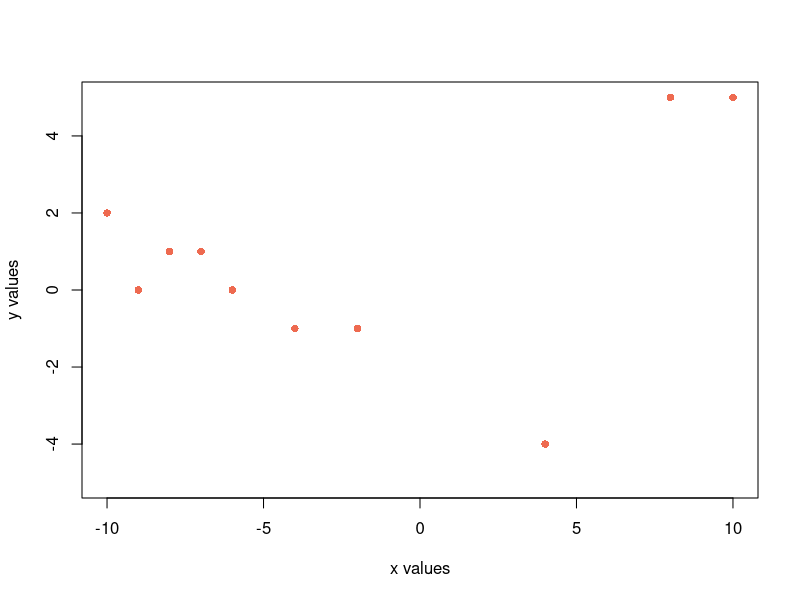
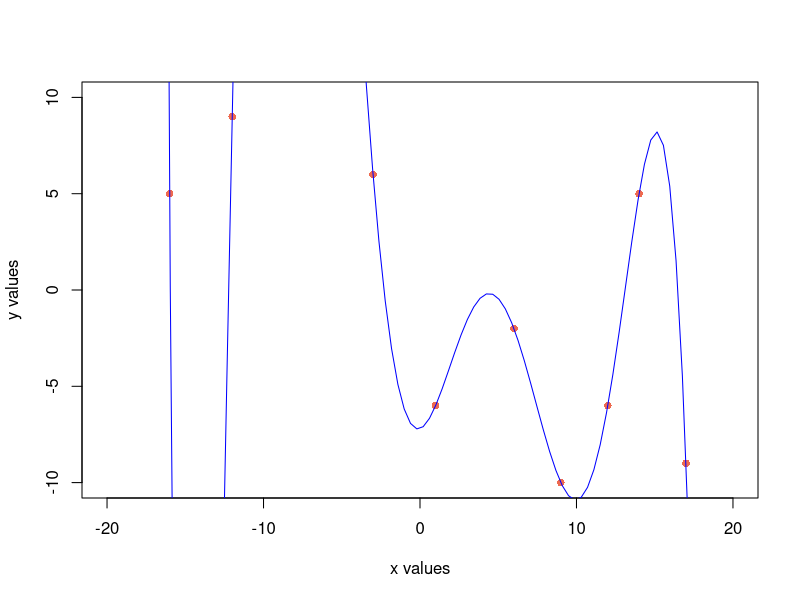
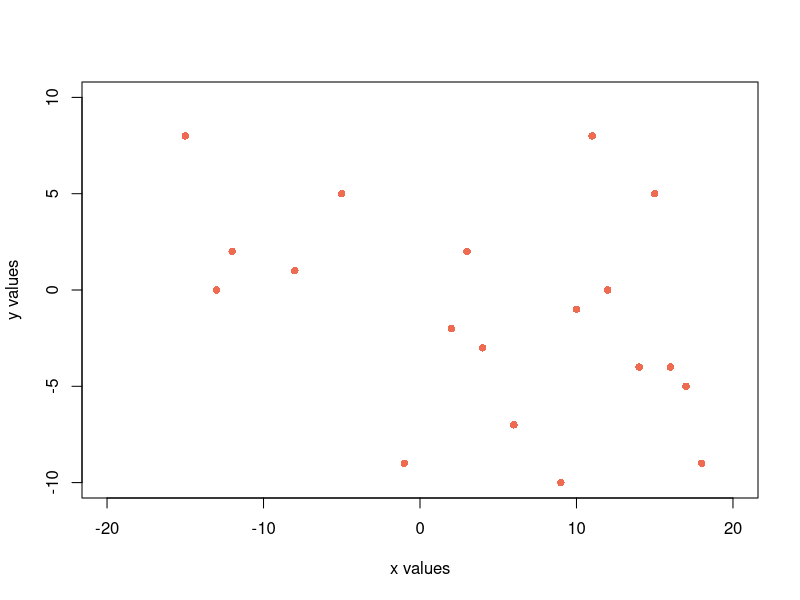

The R source for these figures, in order: (Note: this script raises an error after producing the figures.)
# 1 - fonction permettant de créer un nuage de points Delta
create_delta <- function(n, a, b, c, d) {
    x_points = sort(sample(a:b, n, replace=F), decreasing=F)
    y_points = sample(c:d, n, replace=T)
    
    plot(x = 1,
         type = "n",
         xlim = c(a, b),
         ylim = c(c, d),
         pch = 16,
         xlab = "x values",
         ylab = "y values"
    )
    
    points(x=x_points, y=y_points, pch=16, col="coral2")
    
    x_y_list = list(x_points = x_points, y_points = y_points)
    
    return(x_y_list)
  }

create_delta(10, -10, 10, -5, 5)

# 2 - Fonction permettant de tracer une courbe passant par un nuage de points en utilisant la matrice de vandermonde
create_plots_vandermonde <- function(n, a, b, c, d) {

  xy_points = create_delta(n, a, b, c, d)
  x_points = xy_points$x_points
  y_points = xy_points$y_points
  
  V = matrix(rep(x_points, each = n)^(seq_len(n)-1), nrow = n, byrow=T)
  print(V)
  
  system_solve = solve(V)%*%y_points
  print(system_solve)
  
  polynomial <- function(x) {
    sum(system_solve * x^(seq_len(n)-1))
  }
  
  x_poly = seq(a, b, length.out = 100)
  y_poly = sapply(x_poly, polynomial)
  
  lines(x_poly, y_poly, col = "blue")
  
  cat("\nPolynôme de Vandermonde :\n")
  cat(sprintf("P(x) = %.4f", system_solve[n]))
  for (i in (n-1):1) {
    if (system_solve[i] >= 0) {
      cat(sprintf(" + %.4f*x^%d", abs(system_solve[i]), i))
    } else {
      cat(sprintf(" - %.4f*x^%d", abs(system_solve[i]), i))
    }
  }
  cat("\n")

}

create_plots_vandermonde(9, -20,20,-10,10)
create_plots_vandermonde(19, -20,20,-10,10)
create_plots_vandermonde(29, -20,20,-10,10)
# jouer avec la valeur de n, plus n est grand, plus c'est dur de trouver une solution

# 3/4 - Fonction permettant de tracer une courbe passant par tous les points du nuage delta grâce à la matrice de Newton et ses différences divisées
create_plots_newton <- function(n, a, b, c, d) {
  
  xy_points = create_delta(n, a, b, c, d)
  x_points = xy_points$x_points
  y_points = xy_points$y_points
  
  divided_differences <- function(x, y) {
    n = length(x)
    coef = matrix(0, n, n)
    coef[,1] = y
    
    for (j in 2:n) {
      for (i in 1:(n-j+1)) {
        coef[i,j] = (coef[i+1,j-1] - coef[i,j-1]) / (x[i+j-1] - x[i])
      }
    }
    return(coef)
  }
  
  newton_matrix = divided_differences(x_points, y_points)
  print("matrice de newton")
  print(newton_matrix)
  newton_coef = newton_matrix[1,]
  print("coefficients de newton")
  print(newton_coef)
  
  newton_polynomial <- function(x, x_points, newton_coef) {
    n = length(newton_coef)
    p = newton_coef[n]
    for (k in (n-1):1) {
      p = newton_coef[k] + (x - x_points[k]) * p
    }
    return(p)
  }
  
  x_poly = seq(a, b, length.out = 100)
  y_poly = sapply(x_poly, function(x) newton_polynomial(x, x_points, newton_coef))
  
  lines(x_poly, y_poly, col = "blue")
  
  cat("\nPolynôme d'interpolation de Newton :\n")
  n <- length(newton_coef)
  cat(sprintf("P(x) = %.4f", newton_coef[n]))
  for (i in (n-1):1) {
    if (newton_coef[i] >= 0) {
      cat(sprintf(" + %.4f*(x - %.4f)", abs(newton_coef[i]), x_points[i]))
    } else {
      cat(sprintf(" - %.4f*(x - %.4f)", abs(newton_coef[i]), x_points[i]))
    }
  }
  cat("\n")
}

create_plots_newton(9, 0,28,0,25)
create_plots_newton(19, 0,38,0,45)
create_plots_newton(29, 0,58,0,57)
# fonctionne tout le temps, car on a f(x_i) = y_i pour chaque points d'apres l'interpolation de newton
# mais par contre la forme de la courbe est absurde, passe par tous les points mais ne permet pas de prévoir une tendance

# 5 - Application des fonctions précédentes sur un nuage de points prédéfinit

x_points_defined_10 = c(0,1,2,3,4,5,6,7,8,9)
y_points_defined_10 = c(2,6,12,20,30,42,56,72,90,110)

x_points_defined_15 = c(0,1, 2, 3, 4, 5, 6, 7, 8,  9, 10, 11, 12, 13, 14)
y_points_defined_15 = c(2,6,12,20,30,42,56,72,90,110,132,156,182,210,240)

x_points_defined_20 = c(0,1, 2, 3, 4, 5, 6, 7, 8,  9, 10, 11, 12, 13, 14, 15, 16, 17, 18, 19)
y_points_defined_20 = c(2,6,12,20,30,42,56,72,90,110,132,156,182,210,240,272,306,342,380,420)

plot(x = 1,
     type = "n",
     xlim = c(0, 19),
     ylim = c(0, 420),
     pch = 16,
     xlab = "x values",
     ylab = "y values"
)

vandermonde_10 <- function(x_points_defined_10, y_points_defined_10, n=10){
  points(x=x_points_defined_10, y=y_points_defined_10, pch=16, col="coral2")
  V = matrix(rep(x_points_defined_10, each = n)^(seq_len(n)-1), nrow = n, byrow=T)
  print(V)
  
  system_solve = solve(V)%*%y_points_defined_10
  print(system_solve)
  
  polynomial <- function(x) {
    sum(system_solve * x^(seq_len(n)-1))
  }
  
  x_poly = seq(0, 9, length.out = 100)
  y_poly = sapply(x_poly, polynomial)
  
  lines(x_poly, y_poly, col = "blue")
  
  cat("\nPolynôme de Vandermonde :\n")
  cat(sprintf("P(x) = %.4f", system_solve[n]))
  for (i in (n-1):1) {
    if (system_solve[i] >= 0) {
      cat(sprintf(" + %.4f*x^%d", abs(system_solve[i]), i))
    } else {
      cat(sprintf(" - %.4f*x^%d", abs(system_solve[i]), i))
    }
  }
  cat("\n")
}
newton_10 <- function(x_points_defined_10, y_points_defined_10, n=10){
  points(x=x_points_defined_10, y=y_points_defined_10, pch=16, col="coral2")
  divided_differences <- function(x, y) {
    n = length(x)
    coef = matrix(0, n, n)
    coef[,1] = y
    
    for (j in 2:n) {
      for (i in 1:(n-j+1)) {
        coef[i,j] = (coef[i+1,j-1] - coef[i,j-1]) / (x[i+j-1] - x[i])
      }
    }
    return(coef)
  }
  
  newton_matrix = divided_differences(x_points_defined_10, y_points_defined_10)
  print("matrice de newton")
  print(newton_matrix)
  newton_coef = newton_matrix[1,]
  print("coefficients de newton")
  print(newton_coef)
  
  newton_polynomial <- function(x, x_points_defined_10, newton_coef) {
    n = length(newton_coef)
    p = newton_coef[n]
    for (k in (n-1):1) {
      p = newton_coef[k] + (x - x_points_defined_10[k]) * p
    }
    return(p)
  }
  
  x_poly = seq(0, 9, length.out = 100)
  y_poly = sapply(x_poly, function(x) newton_polynomial(x, x_points_defined_10, newton_coef))
  
  lines(x_poly, y_poly, col = "blue")
  
  cat("\nPolynôme d'interpolation de Newton :\n")
  n <- length(newton_coef)
  cat(sprintf("P(x) = %.4f", newton_coef[n]))
  for (i in (n-1):1) {
    if (newton_coef[i] >= 0) {
      cat(sprintf(" + %.4f*(x - %.4f)", abs(newton_coef[i]), x_points_defined_10[i]))
    } else {
      cat(sprintf(" - %.4f*(x - %.4f)", abs(newton_coef[i]), x_points_defined_10[i]))
    }
  }
  cat("\n")
  
}

vandermonde_15 <- function(x_points_defined_15, y_points_defined_15, n=15){
  points(x=x_points_defined_15, y=y_points_defined_15, pch=16, col="coral2")
  V = matrix(rep(x_points_defined_15, each = n)^(seq_len(n)-1), nrow = n, byrow=T)
  print(V)
  
  system_solve = solve(V)%*%y_points_defined_15
  print(system_solve)
  
  polynomial <- function(x) {
    sum(system_solve * x^(seq_len(n)-1))
  }
  
  x_poly = seq(0, 14, length.out = 100)
  y_poly = sapply(x_poly, polynomial)
  
  lines(x_poly, y_poly, col = "blue")
  
  cat("\nPolynôme de Vandermonde :\n")
  cat(sprintf("P(x) = %.4f", system_solve[n]))
  for (i in (n-1):1) {
    if (system_solve[i] >= 0) {
      cat(sprintf(" + %.4f*x^%d", abs(system_solve[i]), i))
    } else {
      cat(sprintf(" - %.4f*x^%d", abs(system_solve[i]), i))
    }
  }
  cat("\n")
  
}
newton_15 <- function(x_points_defined_15, y_points_defined_15, n=15){
  points(x=x_points_defined_15, y=y_points_defined_15, pch=16, col="coral2")
  divided_differences <- function(x, y) {
    n = length(x)
    coef = matrix(0, n, n)
    coef[,1] = y
    
    for (j in 2:n) {
      for (i in 1:(n-j+1)) {
        coef[i,j] = (coef[i+1,j-1] - coef[i,j-1]) / (x[i+j-1] - x[i])
      }
    }
    return(coef)
  }
  
  newton_matrix = divided_differences(x_points_defined_15, y_points_defined_15)
  print("matrice de newton")
  print(newton_matrix)
  newton_coef = newton_matrix[1,]
  print("coefficients de newton")
  print(newton_coef)
  
  newton_polynomial <- function(x, x_points_defined_15, newton_coef) {
    n = length(newton_coef)
    p = newton_coef[n]
    for (k in (n-1):1) {
      p = newton_coef[k] + (x - x_points_defined_15[k]) * p
    }
    return(p)
  }
  
  x_poly = seq(0, 14, length.out = 100)
  y_poly = sapply(x_poly, function(x) newton_polynomial(x, x_points_defined_15, newton_coef))
  
  lines(x_poly, y_poly, col = "blue")
  
  cat("\nPolynôme d'interpolation de Newton :\n")
  n <- length(newton_coef)
  cat(sprintf("P(x) = %.4f", newton_coef[n]))
  for (i in (n-1):1) {
    if (newton_coef[i] >= 0) {
      cat(sprintf(" + %.4f*(x - %.4f)", abs(newton_coef[i]), x_points_defined_15[i]))
    } else {
      cat(sprintf(" - %.4f*(x - %.4f)", abs(newton_coef[i]), x_points_defined_15[i]))
    }
  }
  cat("\n")
  
}

vandermonde_20 <- function(x_points_defined_20, y_points_defined_20, n=20){
  points(x=x_points_defined_20, y=y_points_defined_20, pch=16, col="coral2")
  V = matrix(rep(x_points_defined_20, each = n)^(seq_len(n)-1), nrow = n, byrow=T)
  print(V)
  
  system_solve = solve(V)%*%y_points_defined_20
  print(system_solve)
  
  polynomial <- function(x) {
    sum(system_solve * x^(seq_len(n)-1))
  }
  
  x_poly = seq(0, 19, length.out = 100)
  y_poly = sapply(x_poly, polynomial)
  
  lines(x_poly, y_poly, col = "blue")
  
  cat("\nPolynôme de Vandermonde :\n")
  cat(sprintf("P(x) = %.4f", system_solve[n]))
  for (i in (n-1):1) {
    if (system_solve[i] >= 0) {
      cat(sprintf(" + %.4f*x^%d", abs(system_solve[i]), i))
    } else {
      cat(sprintf(" - %.4f*x^%d", abs(system_solve[i]), i))
    }
  }
  cat("\n")
  
}
newton_20 <- function(x_points_defined_20, y_points_defined_20, n=20){
  points(x=x_points_defined_20, y=y_points_defined_20, pch=16, col="coral2")
  divided_differences <- function(x, y) {
    n = length(x)
    coef = matrix(0, n, n)
    coef[,1] = y
    
    for (j in 2:n) {
      for (i in 1:(n-j+1)) {
        coef[i,j] = (coef[i+1,j-1] - coef[i,j-1]) / (x[i+j-1] - x[i])
      }
    }
    return(coef)
  }
  
  newton_matrix = divided_differences(x_points_defined_20, y_points_defined_20)
  print("matrice de newton")
  print(newton_matrix)
  newton_coef = newton_matrix[1,]
  print("coefficients de newton")
  print(newton_coef)
  
  newton_polynomial <- function(x, x_points_defined_20, newton_coef) {
    n = length(newton_coef)
    p = newton_coef[n]
    for (k in (n-1):1) {
      p = newton_coef[k] + (x - x_points_defined_20[k]) * p
    }
    return(p)
  }
  
  x_poly = seq(0, 19, length.out = 100)
  y_poly = sapply(x_poly, function(x) newton_polynomial(x, x_points_defined_20, newton_coef))
  
  lines(x_poly, y_poly, col = "blue")
  
  cat("\nPolynôme d'interpolation de Newton :\n")
  n <- length(newton_coef)
  cat(sprintf("P(x) = %.4f", newton_coef[n]))
  for (i in (n-1):1) {
    if (newton_coef[i] >= 0) {
      cat(sprintf(" + %.4f*(x - %.4f)", abs(newton_coef[i]), x_points_defined_20[i]))
    } else {
      cat(sprintf(" - %.4f*(x - %.4f)", abs(newton_coef[i]), x_points_defined_20[i]))
    }
  }
  cat("\n")
  
}

vandermonde_10(x_points_defined_10,y_points_defined_10)
newton_10(x_points_defined_10,y_points_defined_10)

vandermonde_15(x_points_defined_15,y_points_defined_15)
newton_15(x_points_defined_15,y_points_defined_15)

vandermonde_20(x_points_defined_20,y_points_defined_20)
newton_20(x_points_defined_20,y_points_defined_20)


plot(x = 1,
     type = "n",
     xlim = c(0, 19),
     ylim = c(0, 420),
     pch = 16,
     xlab = "x values",
     ylab = "y values"
)